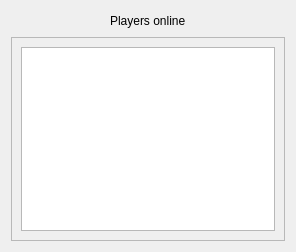
<?xml version="1.0" encoding="UTF-8"?>
<ui version="4.0">
 <class>PlayersOnline</class>
 <widget class="QWidget" name="PlayersOnline">
  <property name="geometry">
   <rect>
    <x>0</x>
    <y>0</y>
    <width>296</width>
    <height>252</height>
   </rect>
  </property>
  <property name="windowTitle">
   <string>Form</string>
  </property>
  <layout class="QVBoxLayout" name="verticalLayout_2">
   <item>
    <layout class="QHBoxLayout" name="horizontalLayout">
     <item>
      <spacer name="horizontalSpacer">
       <property name="orientation">
        <enum>Qt::Horizontal</enum>
       </property>
       <property name="sizeHint" stdset="0">
        <size>
         <width>37</width>
         <height>17</height>
        </size>
       </property>
      </spacer>
     </item>
     <item>
      <widget class="QLabel" name="label">
       <property name="text">
        <string>Players online</string>
       </property>
      </widget>
     </item>
     <item>
      <spacer name="horizontalSpacer_2">
       <property name="orientation">
        <enum>Qt::Horizontal</enum>
       </property>
       <property name="sizeHint" stdset="0">
        <size>
         <width>40</width>
         <height>20</height>
        </size>
       </property>
      </spacer>
     </item>
    </layout>
   </item>
   <item>
    <widget class="QScrollArea" name="scrollArea">
     <property name="widgetResizable">
      <bool>true</bool>
     </property>
     <widget class="QWidget" name="scrollAreaWidgetContents">
      <property name="geometry">
       <rect>
        <x>0</x>
        <y>0</y>
        <width>274</width>
        <height>202</height>
       </rect>
      </property>
      <layout class="QVBoxLayout" name="verticalLayout">
       <item>
        <widget class="QListView" name="listView"/>
       </item>
      </layout>
     </widget>
    </widget>
   </item>
  </layout>
 </widget>
 <resources/>
 <connections/>
</ui>
